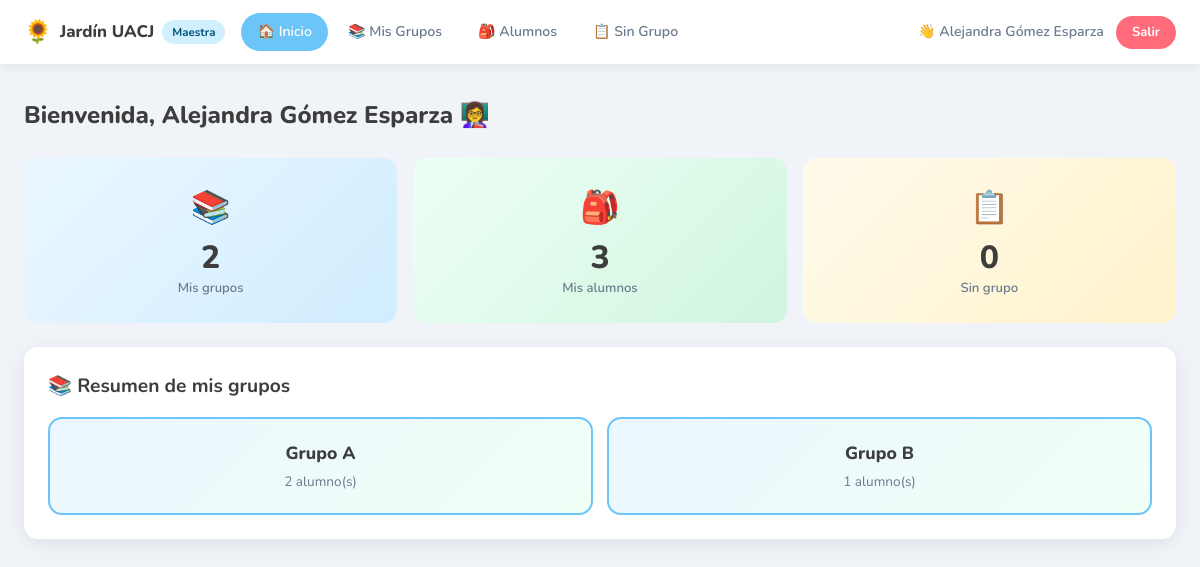
/maestra/dashboard.php (signed in), run on the app's committed database.
### tables this page shows
CREATE TABLE `personal` (
  `id_per` int NOT NULL,
  `id_usu` int NOT NULL,
  `maestra_per` varchar(60) NOT NULL,
  `correo_per` varchar(60) NOT NULL,
  `cel_per` varchar(12) NOT NULL
);

CREATE TABLE `grupo` (
  `id_gpo` int NOT NULL,
  `id_usu` int NOT NULL,
  `grupo_gpo` varchar(10) NOT NULL
);

### maestra/dashboard.php (the view, shortened to what this page needs)
<?php
require_once '../includes/db.php';
$tab   = $_GET['tab'] ?? 'inicio';
$id_usu = id_sesion();
$stmt = $conn->prepare("SELECT maestra_per FROM personal WHERE id_usu = ?");
$stmt->execute([$id_usu]);
$personal = $stmt->fetch();
$nombre_maestra = $personal['maestra_per'] ?? nombre_sesion();
$stmt = $conn->prepare("
    SELECT g.*, COUNT(a.id_alu) AS total_alumnos
    FROM grupo g
    LEFT JOIN alumnos a ON a.id_gpo = g.id_gpo
    WHERE g.id_usu = ?
    GROUP BY g.id_gpo
    ORDER BY g.grupo_gpo
");
$stmt->execute([$id_usu]);
$mis_grupos = $stmt->fetchAll();
$ids_grupos = array_column($mis_grupos, 'id_gpo');
$alumnos_en_grupos = [];
if (!empty($ids_grupos)) {
    $placeholders = implode(',', array_fill(0, count($ids_grupos), '?'));
    $stmt = $conn->prepare("
        SELECT a.*, g.grupo_gpo,
               pa.nombre_padre, pa.telefono_padre, pa.correo_padre
        FROM alumnos a
        JOIN grupo g ON a.id_gpo = g.id_gpo
        LEFT JOIN padres pa ON pa.id_alu = a.id_alu
        WHERE a.id_gpo IN ($placeholders)
        ORDER BY g.grupo_gpo, a.apellidos_alu
    ");
    $stmt->execute($ids_grupos);
    $alumnos_en_grupos = $stmt->fetchAll();
}
$alumnos_sin_grupo = $conn->query("
    SELECT a.*, pa.nombre_padre
    FROM alumnos a
    LEFT JOIN padres pa ON pa.id_alu = a.id_alu
    WHERE a.id_gpo IS NULL
    ORDER BY a.apellidos_alu
")->fetchAll();
?>
<!DOCTYPE html>
<html lang="es">
<head>
    <link rel="stylesheet" href="../assets/css/styles.css">
</head>
<body class="dashboard-page">
<nav class="dash-nav">
    <div class="dash-nav-brand">
        <span class="nav-emoji">🌻</span>
        <span>Jardín UACJ</span>
        <span class="nav-badge badge-docente">Maestra</span>
    </div>
    <div class="dash-nav-tabs">
        <a href="?tab=inicio"   class="nav-tab <?= $tab==='inicio'   ? 'active':'' ?>">🏠 Inicio</a>
        <a href="?tab=grupos"   class="nav-tab <?= $tab==='grupos'   ? 'active':'' ?>">📚 Mis Grupos</a>
        <a href="?tab=alumnos"  class="nav-tab <?= $tab==='alumnos'  ? 'active':'' ?>">🎒 Alumnos</a>
        <a href="?tab=singrupo" class="nav-tab <?= $tab==='singrupo' ? 'active':'' ?>">
            📋 Sin Grupo
        </a>
    </div>
    <div class="dash-nav-user">
        <span>👋 <?= htmlspecialchars($nombre_maestra) ?></span>
        <a href="../logout.php" class="btn-logout">Salir</a>
    </div>
</nav>
<main class="dash-main">
    <?php if ($tab === 'inicio'): ?>
    <div class="tab-content">
        <h2 class="tab-title">Bienvenida, <?= htmlspecialchars($nombre_maestra) ?> 👩‍🏫</h2>
        <div class="stats-grid">
            <div class="stat-card stat-blue">
                <div class="stat-icon">📚</div>
                <div class="stat-number"><?= count($mis_grupos) ?></div>
                <div class="stat-label">Mis grupos</div>
            </div>
            <div class="stat-card stat-green">
                <div class="stat-icon">🎒</div>
                <div class="stat-number"><?= count($alumnos_en_grupos) ?></div>
                <div class="stat-label">Mis alumnos</div>
            </div>
            <div class="stat-card stat-yellow">
                <div class="stat-icon">📋</div>
                <div class="stat-number"><?= count($alumnos_sin_grupo) ?></div>
                <div class="stat-label">Sin grupo</div>
            </div>
        </div>
        <?php if (!empty($mis_grupos)): ?>
        <div class="card" style="margin-top:24px">
            <h3 style="margin-bottom:16px">📚 Resumen de mis grupos</h3>
            <div class="grupos-grid">
                <?php foreach ($mis_grupos as $g): ?>
                <div class="grupo-card">
                    <div class="grupo-nombre"><?= htmlspecialchars($g['grupo_gpo']) ?></div>
                    <div class="grupo-alumnos"><?= $g['total_alumnos'] ?> alumno(s)</div>
                </div>
                <?php endforeach; ?>
            </div>
        </div>
        <?php endif; ?>
    </div>
    <?php endif; ?>
</main>
</body>
</html>

### assets/css/styles.css (style rules this page uses)
:root { --blue: #6BC5F8; --blue-dark: #3AAEE0; --green: #7EDDA0; --green-dark: #4FC47A; --yellow: #FFE082; --pink: #FFB3C6; --purple: #C9B8F0; --white: #FAFAFA; --gray-light: #F0F4F8; --gray: #8A9BB0; --text: #3D3D3D; --text-light: #6B7A8D; --danger: #FF6B7A; --danger-dark:#E0485A; --radius: 14px; --radius-sm: 8px; --shadow: 0 4px 20px rgba(0,0,0,0.08); --shadow-md: 0 8px 32px rgba(0,0,0,0.12); --transition: all 0.2s ease; }
*, *::before, *::after { box-sizing: border-box; margin: 0; padding: 0; }
html { scroll-behavior: smooth; }
body { font-family: 'Nunito', sans-serif; color: var(--text); background: var(--white); line-height: 1.6; -webkit-font-smoothing: antialiased; }
a { text-decoration: none; color: inherit; }
h2 { font-size: clamp(1.4rem, 3vw, 2rem); font-weight: 700; }
h3 { font-size: 1.2rem; font-weight: 700; }
.dashboard-page { background: var(--gray-light); min-height: 100vh; }
.dash-nav { position: sticky; top: 0; z-index: 100; background: white; box-shadow: 0 2px 12px rgba(0,0,0,0.07); display: flex; align-items: center; padding: 0 24px; height: 64px; gap: 16px; }
.dash-nav-brand { display: flex; align-items: center; gap: 8px; font-weight: 800; font-size: 1.05rem; flex-shrink: 0; }
.nav-emoji { font-size: 1.4rem; }
.dash-nav-tabs { display: flex; align-items: center; gap: 4px; flex: 1; overflow-x: auto; scrollbar-width: none; }
.nav-tab { display: flex; align-items: center; gap: 6px; padding: 8px 16px; border-radius: 50px; font-weight: 600; font-size: 0.88rem; color: var(--text-light); white-space: nowrap; transition: var(--transition); position: relative; }
.nav-tab.active { background: var(--blue); color: white; }
.dash-nav-user { display: flex; align-items: center; gap: 12px; flex-shrink: 0; font-size: 0.88rem; font-weight: 600; color: var(--text-light); }
.dash-main { max-width: 1200px; margin: 0 auto; padding: 32px 24px; }
.tab-title { font-size: 1.5rem; font-weight: 800; margin-bottom: 24px; color: var(--text); }
.card { background: white; border-radius: var(--radius); padding: 24px; box-shadow: var(--shadow); margin-bottom: 20px; }
.stats-grid { display: grid; grid-template-columns: repeat(auto-fit, minmax(150px, 1fr)); gap: 16px; margin-bottom: 8px; }
.stat-card { border-radius: var(--radius); padding: 24px 20px; text-align: center; transition: var(--transition); }
.stat-blue { background: linear-gradient(135deg, #EBF7FF, #D0EDFF); }
.stat-green { background: linear-gradient(135deg, #EDFFF4, #D0F5E0); }
.stat-yellow { background: linear-gradient(135deg, #FFFBEB, #FFF3CC); }
.stat-icon { font-size: 2rem; margin-bottom: 8px; }
.stat-number { font-size: 2rem; font-weight: 800; color: var(--text); line-height: 1; }
.stat-label { font-size: 0.82rem; color: var(--text-light); font-weight: 600; margin-top: 4px; }
.grupos-grid { display: grid; grid-template-columns: repeat(auto-fit, minmax(160px, 1fr)); gap: 14px; }
.grupo-card { background: linear-gradient(135deg, #EBF7FF, #F0FFF6); border-radius: var(--radius); padding: 20px; text-align: center; border: 2px solid var(--blue); }
.grupo-nombre { font-size: 1.1rem; font-weight: 800; color: var(--text); }
.grupo-alumnos { font-size: 0.85rem; color: var(--text-light); margin-top: 4px; }
.btn-logout { background: var(--danger); color: white; padding: 6px 16px; border-radius: 50px; font-weight: 700; font-size: 0.82rem; transition: var(--transition); }
.badge-docente { background: #D0F0FF; color: #00527A; }
.nav-badge { padding: 3px 10px; border-radius: 50px; font-size: 0.72rem; font-weight: 700; }

### data on the page
personal: maestra_per "Alejandra Gómez Esparza"
grupo: grupo_gpo "Grupo A", total_alumnos "2"
grupo: grupo_gpo "Grupo B", total_alumnos "1"

### other printed values
count($mis_grupos) "2"
count($alumnos_en_grupos) "3"
count($alumnos_sin_grupo) "0"
